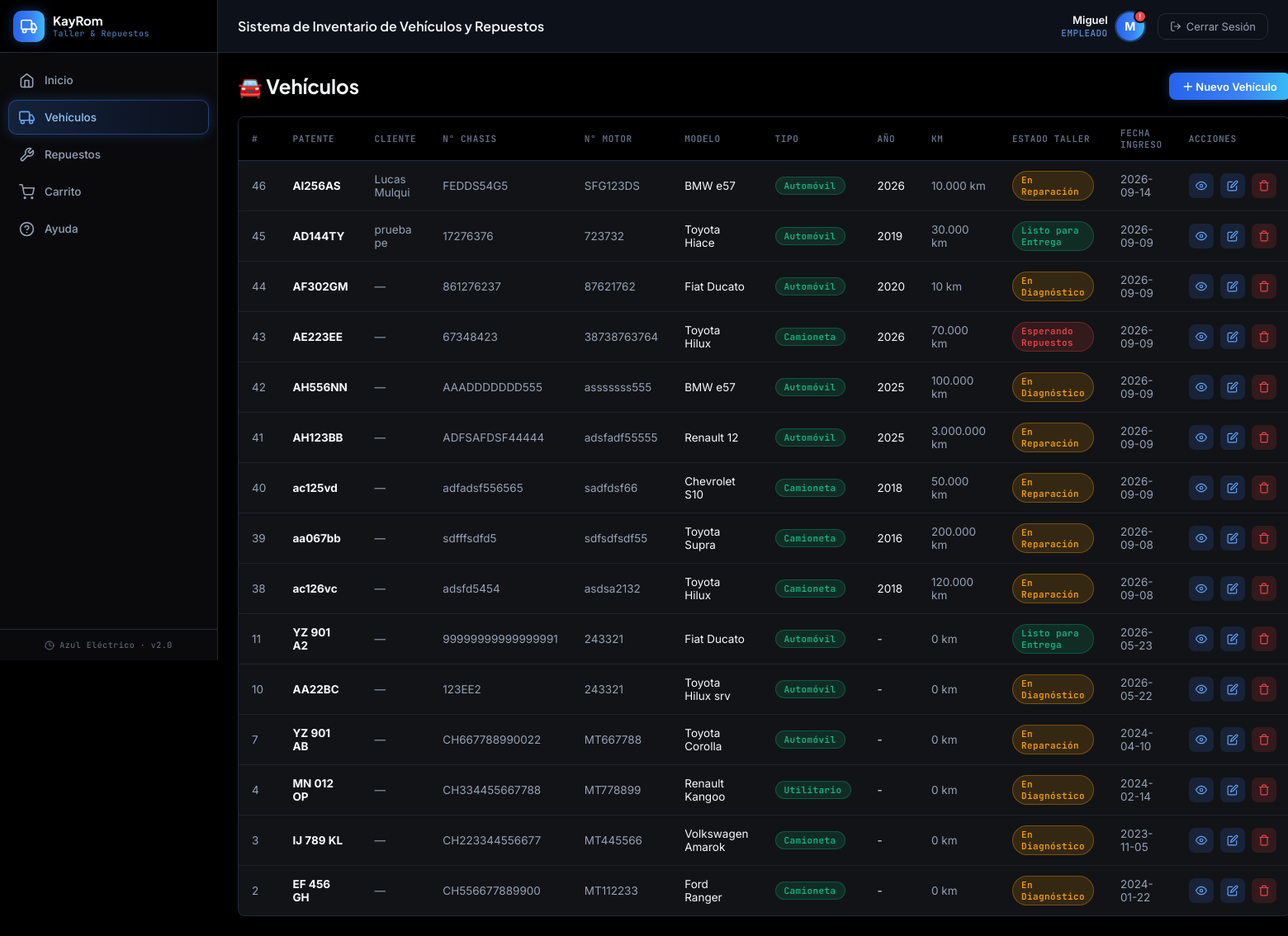
The page /index.php?page=vehiculos (signed in) on the database its author committed.
### tables this page shows
CREATE TABLE `vehiculo` (
  `id` int NOT NULL AUTO_INCREMENT,
  `cantidad_vehiculo` int DEFAULT '0',
  `patente` varchar(20) DEFAULT NULL,
  `numero_chasis` varchar(20) DEFAULT NULL,
  `numero_motor` varchar(30) DEFAULT NULL,
  `fecha_ingreso` datetime DEFAULT NULL,
  `compatibilidad_repuestos_id` int DEFAULT '0',
  `tipo_vehiculo_id` int DEFAULT NULL,
  `modelo_vehiculo_id` int DEFAULT NULL,
  `estado_taller` varchar(30) NOT NULL DEFAULT 'En Diagnóstico',
  `kilometraje` int NOT NULL DEFAULT '0',
  `anio` int DEFAULT NULL,
  `cliente_id` int DEFAULT NULL,
  PRIMARY KEY (`id`),
  KEY `tipo_vehiculo_id` (`tipo_vehiculo_id`),
  KEY `modelo_vehiculo_id` (`modelo_vehiculo_id`),
  KEY `fk_vehiculo_cliente` (`cliente_id`),
  CONSTRAINT `fk_vehiculo_cliente` FOREIGN KEY (`cliente_id`) REFERENCES `cliente` (`id`) ON DELETE SET NULL,
  CONSTRAINT `vehiculo_ibfk_1` FOREIGN KEY (`tipo_vehiculo_id`) REFERENCES `tipo_vehiculo` (`id`),
  CONSTRAINT `vehiculo_ibfk_2` FOREIGN KEY (`modelo_vehiculo_id`) REFERENCES `modelo_vehiculo` (`id`)
);

CREATE TABLE `cliente` (
  `id` int NOT NULL AUTO_INCREMENT,
  `nombre` varchar(60) NOT NULL,
  `apellido` varchar(60) NOT NULL,
  `dni` varchar(20) NOT NULL,
  `telefono` varchar(30) DEFAULT NULL,
  PRIMARY KEY (`id`),
  UNIQUE KEY `uq_cliente_dni` (`dni`)
);

CREATE TABLE `modelo_vehiculo` (
  `id` int NOT NULL AUTO_INCREMENT,
  `modelo_vehiculo` varchar(45) NOT NULL,
  `anio_vehiculo` int DEFAULT NULL,
  PRIMARY KEY (`id`)
);

CREATE TABLE `tipo_vehiculo` (
  `id` int NOT NULL AUTO_INCREMENT,
  `tipo_vehiculo` varchar(100) NOT NULL,
  PRIMARY KEY (`id`)
);

### backend/vehiculos/controller/VehiculoController.php (called while the page is built, shortened)
<?php
class VehiculoController {
    private $model;
    public function __construct() {
        $this->model = new VehiculoModel();
    }
    public function index() {
        $data = [
            'vehiculos'  => $this->model->getAll(),
            'modelos'    => $this->model->getModelos(),
            'tipos'      => $this->model->getTipos(),
            'activePage' => 'vehiculos'
        ];
        require_once 'backend/vehiculos/views/vehiculos_listado.php';
    }
}

### config/base_datos.php (called while the page is built, shortened)
<?php
class Database {
    private static $instance = null;
    public $conexion;
    private function __construct() {
        $this->conexion = new mysqli("localhost", "root", "Migue123456", "soft_kayrom");
        $this->conexion->set_charset("utf8");
    }
    public static function getInstance() {
        if (self::$instance === null) {
            self::$instance = new Database();
        }
        return self::$instance;
    }
    public function getConexion() {
        return $this->conexion;
    }
}

### backend/vehiculos/model/VehiculoModel.php (called while the page is built, shortened)
<?php
class VehiculoModel {
    private $db;
    public function __construct() {
        $this->db = Database::getInstance()->getConexion();
    }
    public function getAll() {
        $sql = "SELECT v.*, mv.modelo_vehiculo, mv.anio_vehiculo, tv.tipo_vehiculo,
                       cl.nombre AS cliente_nombre, cl.apellido AS cliente_apellido, cl.dni AS cliente_dni, cl.telefono AS cliente_telefono
                FROM vehiculo v
                LEFT JOIN modelo_vehiculo mv ON v.modelo_vehiculo_id = mv.id
                LEFT JOIN tipo_vehiculo tv   ON v.tipo_vehiculo_id   = tv.id
                LEFT JOIN cliente cl         ON v.cliente_id        = cl.id
                ORDER BY v.id DESC";
        $result = $this->db->query($sql);
        return $result ? $result->fetch_all(MYSQLI_ASSOC) : [];
    }
    public function getModelos() {
        $result = $this->db->query("SELECT * FROM modelo_vehiculo ORDER BY modelo_vehiculo ASC");
        return $result ? $result->fetch_all(MYSQLI_ASSOC) : [];
    }
    public function getTipos() {
        $result = $this->db->query("SELECT * FROM tipo_vehiculo ORDER BY tipo_vehiculo ASC");
        return $result ? $result->fetch_all(MYSQLI_ASSOC) : [];
    }
}

### backend/vehiculos/views/vehiculos_listado.php (the view, shortened to what this page needs)
<?php require_once 'compartidoCREO/views/encabezado.php'; ?>
<div class="page-header">
    <h1>🚘 Vehículos</h1>
    <button type="button" class="btn btn-primary" onclick="abrirVehiculo()">＋ Nuevo Vehículo</button>
</div>
<div class="panel">
    <div class="panel-body">
        <table>
            <thead>
                <tr><th>#</th><th>Patente</th><th>Cliente</th><th>N° Chasis</th><th>N° Motor</th><th>Modelo</th><th>Tipo</th><th>Año</th><th>Km</th><th>Estado Taller</th><th>Fecha Ingreso</th><th>Acciones</th></tr>
            </thead>
            <tbody>
            <?php if(empty($data['vehiculos'])): ?>
                <tr><td colspan="12" style="text-align:center;color:var(--text-muted);padding:30px;">No hay vehículos registrados</td></tr>
            <?php else: foreach($data['vehiculos'] as $v): ?>
                <tr>
                    <td style="color:var(--text-muted);"><?= $v['id'] ?></td>
                    <td><strong><?= htmlspecialchars($v['patente'] ?? '-') ?></strong></td>
                    <td style="color:var(--text-muted);">
                        <?php if (!empty($v['cliente_nombre'])): ?>
                            <?= htmlspecialchars($v['cliente_nombre'] . ' ' . $v['cliente_apellido']) ?>
                        <?php else: ?>
                            —
                        <?php endif; ?>
                    </td>
                    <td style="color:var(--text-muted);"><?= htmlspecialchars($v['numero_chasis'] ?? '-') ?></td>
                    <td style="color:var(--text-muted);"><?= htmlspecialchars($v['numero_motor'] ?? '-') ?></td>
                    <td><?= htmlspecialchars($v['modelo_vehiculo'] ?? '-') ?></td>
                    <td><span class="badge-status disponible"><?= htmlspecialchars($v['tipo_vehiculo'] ?? '-') ?></span></td>
                    <td><?= $v['anio'] ?? '-' ?></td>
                    <td style="color:var(--text-muted);"><?= number_format($v['kilometraje'] ?? 0, 0, ',', '.') ?> km</td>
                    <td>
                        <?php
                            $estadoBadge = ['En Diagnóstico'=>'reparacion','En Reparación'=>'reparacion','Esperando Repuestos'=>'vendido','Listo para Entrega'=>'disponible','Entregado'=>'disponible'];
                            $et = $v['estado_taller'] ?? 'En Diagnóstico';
                        ?>
                        <span class="badge-status <?= $estadoBadge[$et] ?? 'reparacion' ?>"><?= htmlspecialchars($et) ?></span>
                    </td>
                    <td style="color:var(--text-muted);"><?= isset($v['fecha_ingreso']) ? substr($v['fecha_ingreso'],0,10) : '-' ?></td>
                    <td>
                        <div class="action-icons">
                            <a href="index.php?page=vehiculos&action=verFicha&id=<?= $v['id'] ?>" class="action-edit" title="Ver ficha técnica"><svg width="14" height="14" viewBox="0 0 24 24" fill="none" stroke="currentColor" stroke-width="2" stroke-linecap="round" stroke-linejoin="round"><path d="M1 12s4-8 11-8 11 8 11 8-4 8-11 8-11-8-11-8z"/><circle cx="12" cy="12" r="3"/></svg></a>
                            <a href="#" class="action-edit"
                               onclick="return abrirVehiculo({
                                    id: <?= $v['id'] ?>,
                                    patente: <?= htmlspecialchars(json_encode($v['patente']), ENT_QUOTES, 'UTF-8') ?>,
                                    numero_chasis: <?= htmlspecialchars(json_encode($v['numero_chasis']), ENT_QUOTES, 'UTF-8') ?>,
                                    numero_motor: <?= htmlspecialchars(json_encode($v['numero_motor']), ENT_QUOTES, 'UTF-8') ?>,
                                    modelo_vehiculo_id: <?= (int)($v['modelo_vehiculo_id'] ?? 0) ?>,
                                    tipo_vehiculo_id: <?= (int)($v['tipo_vehiculo_id'] ?? 0) ?>,
                                    estado_taller: <?= htmlspecialchars(json_encode($v['estado_taller'] ?? 'En Diagnóstico'), ENT_QUOTES, 'UTF-8') ?>,
                                    cliente_nombre: <?= htmlspecialchars(json_encode($v['cliente_nombre']), ENT_QUOTES, 'UTF-8') ?>,
                                    cliente_apellido: <?= htmlspecialchars(json_encode($v['cliente_apellido']), ENT_QUOTES, 'UTF-8') ?>,
                                    cliente_dni: <?= htmlspecialchars(json_encode($v['cliente_dni']), ENT_QUOTES, 'UTF-8') ?>,
                                    cliente_telefono: <?= htmlspecialchars(json_encode($v['cliente_telefono']), ENT_QUOTES, 'UTF-8') ?>,
                                    anio: <?= (int)($v['anio'] ?? 0) ?>,
                                    kilometraje: <?= (int)($v['kilometraje'] ?? 0) ?>,
                                    fecha_ingreso: <?= htmlspecialchars(json_encode(substr($v['fecha_ingreso'] ?? '', 0, 10)), ENT_QUOTES, 'UTF-8') ?>
                               })"><svg width="14" height="14" viewBox="0 0 24 24" fill="none" stroke="currentColor" stroke-width="2" stroke-linecap="round" stroke-linejoin="round"><path d="M11 4H4a2 2 0 0 0-2 2v14a2 2 0 0 0 2 2h14a2 2 0 0 0 2-2v-7"/><path d="M18.5 2.5a2.121 2.121 0 0 1 3 3L12 15l-4 1 1-4 9.5-9.5z"/></svg></a>
                            <a href="index.php?page=vehiculos&action=delete&id=<?= $v['id'] ?>" class="action-delete"
                               onclick="return confirmarAccion(this.href, '¿Eliminar este vehículo?')"><svg width="14" height="14" viewBox="0 0 24 24" fill="none" stroke="currentColor" stroke-width="2" stroke-linecap="round" stroke-linejoin="round"><polyline points="3 6 5 6 21 6"/><path d="M19 6v14a2 2 0 0 1-2 2H7a2 2 0 0 1-2-2V6m3 0V4a2 2 0 0 1 2-2h4a2 2 0 0 1 2 2v2"/></svg></a>
                        </div>
                    </td>
                </tr>
            <?php endforeach; endif; ?>
            </tbody>
        </table>
    </div>
</div>
<?php require_once 'compartidoCREO/views/pie_pagina.php'; ?>

### public/css/style.css (style rules this page uses)
:root { --bg-dark: #000000; --bg-panel: #0A0A0C; --bg-card: #121316; --bg-hover: #1B1D22; --sidebar-w: 264px; --accent-blue: #3B82F6; --accent-green: #10B981; --accent-orange:#F59E0B; --accent-red: #EF4444; --accent-blue-bright: #60A5FA; --accent-indigo: #6366F1; --gradient-primary: linear-gradient(90deg, #2563EB 0%, #3B82F6 60%, #38BDF8 100%); --text-primary: #F8FAFC; --text-muted: #94A3B8; --text-dim: #64748B; --border: #232B3E; --radius: 8px; --transition: 0.18s ease; --font-display: 'Plus Jakarta Sans', sans-serif; --font-body: 'Inter', sans-serif; --font-mono: 'JetBrains Mono', monospace; }
*, *::before, *::after { margin: 0; padding: 0; box-sizing: border-box; }
body { font-family: var(--font-body); background: var(--bg-dark); color: var(--text-primary); display: flex; min-height: 100vh; overflow-x: hidden; }
.panel { background: var(--bg-card); border: 1px solid var(--border); border-radius: var(--radius); overflow: hidden; box-shadow: 0 1px 3px rgba(0,0,0,0.35); }
.panel-body { padding: 0; overflow-x: auto; }
table { width: 100%; border-collapse: collapse; font-size: 13.5px; }
thead th { padding: 12px 16px; text-align: left; color: var(--text-dim); font-weight: 600; font-size: 11px; letter-spacing: 0.06em; text-transform: uppercase; background: var(--bg-dark); font-family: var(--font-mono); border-bottom: 1px solid var(--border); }
tbody td { padding: 12px 16px; border-bottom: 1px solid rgba(35,43,62,0.6); color: var(--text-primary); }
tbody tr:last-child td { border-bottom: none; }
.badge-status { padding: 3px 10px; border-radius: 20px; font-size: 11px; font-weight: 600; letter-spacing: 0.4px; display: inline-block; font-family: var(--font-mono); }
.badge-status.disponible { background: rgba(16,185,129,0.15); color: #10B981; border: 1px solid rgba(16,185,129,0.3); }
.badge-status.vendido { background: rgba(239,68,68,0.15); color: #EF4444; border: 1px solid rgba(239,68,68,0.3); }
.badge-status.reparacion { background: rgba(245,158,11,0.15); color: #F59E0B; border: 1px solid rgba(245,158,11,0.35); }
.btn { display: inline-flex; align-items: center; gap: 6px; padding: 7px 16px; border-radius: 8px; border: none; cursor: pointer; font-family: var(--font-body); font-size: 13px; font-weight: 600; text-decoration: none; transition: all var(--transition); }
.btn-primary { background: var(--gradient-primary); color: #fff; box-shadow: 0 0 12px rgba(59,130,246,0.3); }
.page-header { display: flex; align-items: center; justify-content: space-between; margin-bottom: 20px; }
.page-header h1 { font-family: var(--font-display); font-size: 24px; font-weight: 700; color: var(--text-primary); }
.action-icons { display: flex; gap: 8px; align-items: center; }
.action-icons a { width: 30px; height: 30px; border-radius: 7px; display: flex; align-items: center; justify-content: center; font-size: 14px; text-decoration: none; transition: all var(--transition); }
.action-edit { background: rgba(59,130,246,0.15); color: var(--accent-blue-bright); }
.action-delete { background: rgba(239,68,68,0.15); color: var(--accent-red); }
.stat-card, .panel, .btn, .nav-icon-btn, .action-icons a, .module-chip, .filter-group select, .quick-modal-box { transition: transform 0.15s ease, box-shadow 0.15s ease, border-color 0.15s ease, background 0.15s ease, color 0.15s ease; }
tbody tr { transition: background 0.12s ease, box-shadow 0.12s ease; }

### rows shown on the page
vehiculo: id "46", patente "AI256AS", cliente.apellido "Lucas Mulqui", numero_chasis "FEDDS54G5", numero_motor "SFG123DS", modelo_vehiculo.modelo_vehiculo "BMW e57", tipo_vehiculo.tipo_vehiculo "Automóvil", anio "2026", kilometraje "10.000", estado_taller "En Reparación", fecha_ingreso "2026-09-14"
vehiculo: id "45", patente "AD144TY", cliente.apellido "prueba pe", numero_chasis "17276376", numero_motor "723732", modelo_vehiculo.modelo_vehiculo "Toyota Hiace", tipo_vehiculo.tipo_vehiculo "Automóvil", anio "2019", kilometraje "30.000", estado_taller "Listo para Entrega", fecha_ingreso "2026-09-09"
vehiculo: id "44", patente "AF302GM", numero_chasis "861276237", numero_motor "87621762", modelo_vehiculo.modelo_vehiculo "Fiat Ducato", tipo_vehiculo.tipo_vehiculo "Automóvil", anio "2020", kilometraje "10", estado_taller "En Diagnóstico", fecha_ingreso "2026-09-09"
vehiculo: id "43", patente "AE223EE", numero_chasis "67348423", numero_motor "38738763764", modelo_vehiculo.modelo_vehiculo "Toyota Hilux", tipo_vehiculo.tipo_vehiculo "Camioneta", anio "2026", kilometraje "70.000", estado_taller "Esperando Repuestos", fecha_ingreso "2026-09-09"
vehiculo: id "42", patente "AH556NN", numero_chasis "AAADDDDDDD555", numero_motor "asssssss555", modelo_vehiculo.modelo_vehiculo "BMW e57", tipo_vehiculo.tipo_vehiculo "Automóvil", anio "2025", kilometraje "100.000", estado_taller "En Diagnóstico", fecha_ingreso "2026-09-09"
vehiculo: id "41", patente "AH123BB", numero_chasis "ADFSAFDSF44444", numero_motor "adsfadf55555", modelo_vehiculo.modelo_vehiculo "Renault 12", tipo_vehiculo.tipo_vehiculo "Automóvil", anio "2025", kilometraje "3.000.000", estado_taller "En Reparación", fecha_ingreso "2026-09-09"
vehiculo: id "40", patente "ac125vd", numero_chasis "adfadsf556565", numero_motor "sadfdsf66", modelo_vehiculo.modelo_vehiculo "Chevrolet S10", tipo_vehiculo.tipo_vehiculo "Camioneta", anio "2018", kilometraje "50.000", estado_taller "En Reparación", fecha_ingreso "2026-09-09"
vehiculo: id "39", patente "aa067bb", numero_chasis "sdfffsdfd5", numero_motor "sdfsdfsdf55", modelo_vehiculo.modelo_vehiculo "Toyota Supra", tipo_vehiculo.tipo_vehiculo "Camioneta", anio "2016", kilometraje "200.000", estado_taller "En Reparación", fecha_ingreso "2026-09-08"
vehiculo: id "38", patente "ac126vc", numero_chasis "adsfd5454", numero_motor "asdsa2132", modelo_vehiculo.modelo_vehiculo "Toyota Hilux", tipo_vehiculo.tipo_vehiculo "Camioneta", anio "2018", kilometraje "120.000", estado_taller "En Reparación", fecha_ingreso "2026-09-08"
vehiculo: id "11", patente "YZ 901 A2", numero_chasis "99999999999999991", numero_motor "243321", modelo_vehiculo.modelo_vehiculo "Fiat Ducato", tipo_vehiculo.tipo_vehiculo "Automóvil", anio "-", kilometraje "0", estado_taller "Listo para Entrega", fecha_ingreso "2026-05-23"
vehiculo: id "10", patente "AA22BC", numero_chasis "123EE2", numero_motor "243321", modelo_vehiculo.modelo_vehiculo "Toyota Hilux srv", tipo_vehiculo.tipo_vehiculo "Automóvil", anio "-", kilometraje "0", estado_taller "En Diagnóstico", fecha_ingreso "2026-05-22"
vehiculo: id "7", patente "YZ 901 AB", numero_chasis "CH667788990022", numero_motor "MT667788", modelo_vehiculo.modelo_vehiculo "Toyota Corolla", tipo_vehiculo.tipo_vehiculo "Automóvil", anio "-", kilometraje "0", estado_taller "En Reparación", fecha_ingreso "2024-04-10"
vehiculo: id "4", patente "MN 012 OP", numero_chasis "CH334455667788", numero_motor "MT778899", modelo_vehiculo.modelo_vehiculo "Renault Kangoo", tipo_vehiculo.tipo_vehiculo "Utilitario", anio "-", kilometraje "0", estado_taller "En Diagnóstico", fecha_ingreso "2024-02-14"
vehiculo: id "3", patente "IJ 789 KL", numero_chasis "CH223344556677", numero_motor "MT445566", modelo_vehiculo.modelo_vehiculo "Volkswagen Amarok", tipo_vehiculo.tipo_vehiculo "Camioneta", anio "-", kilometraje "0", estado_taller "En Diagnóstico", fecha_ingreso "2023-11-05"
vehiculo: id "2", patente "EF 456 GH", numero_chasis "CH556677889900", numero_motor "MT112233", modelo_vehiculo.modelo_vehiculo "Ford Ranger", tipo_vehiculo.tipo_vehiculo "Camioneta", anio "-", kilometraje "0", estado_taller "En Diagnóstico", fecha_ingreso "2024-01-22"

### other values the page prints
$nombreUsuario "Miguel"
$rolUsuario "EMPLEADO"
substr($nombreUsuario, 0, 1) "M"
